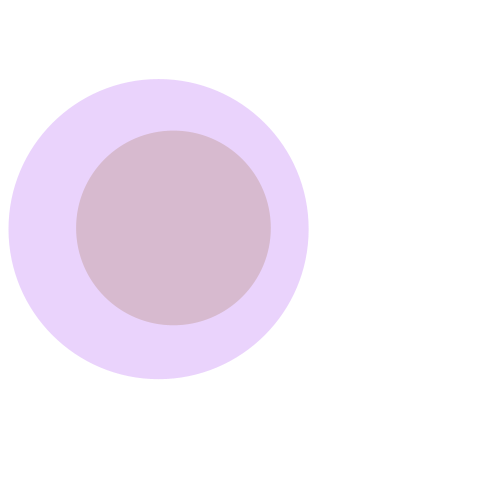
Frame 1 (no input)
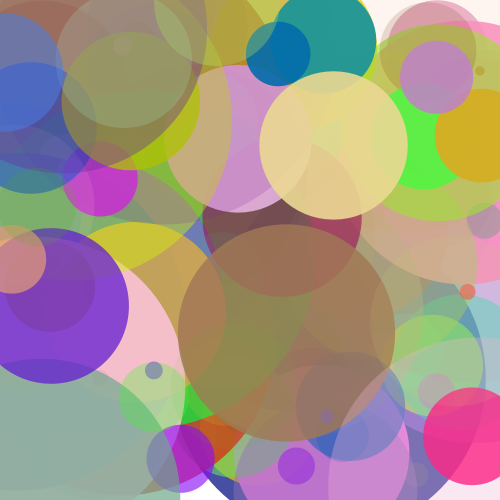
Frame 60 (the mouse pressed at the canvas centre just before this capture)
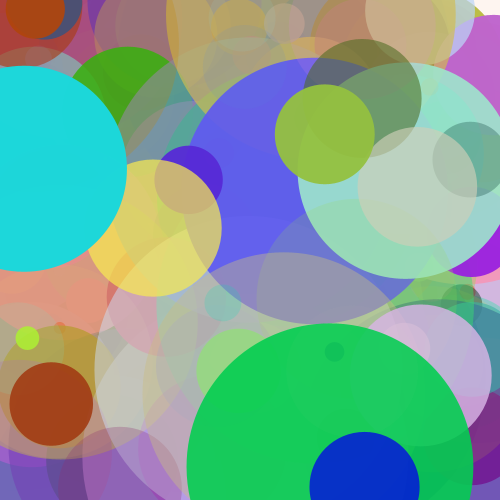
Frame 120 (the mouse held since frame 60 and released just before this capture)

The Processing sketch that drew these frames (run headless with seeded random() and noise(); from frame 60 on, the mouse is pressed at the canvas centre):

// Processing sketch: manyCircles
// ── manyCircles.pde
float r;
float g;
float b;
float a;

float diam;
float x;
float y;

void setup() {
size(500,500);
background(255);
}

void draw(){
r = random(255);
g = random(255);
b = random(255);
a = random(255);
diam = random(350);
x = random(width);
y = random(height);

noStroke();
fill(r,g,b,a);
ellipse(x,y,diam,diam);
delay(100);

r = random(255);
g = random(255);
b = random(255);
a = random(255);
diam = random(350);
x = random(width);
y = random(height);

noStroke();
fill(r,g,b,a);
ellipse(x,y,diam-200,diam-200);
delay(100);

//adapted from D.Shiffman:learning prcoessing. 
}
